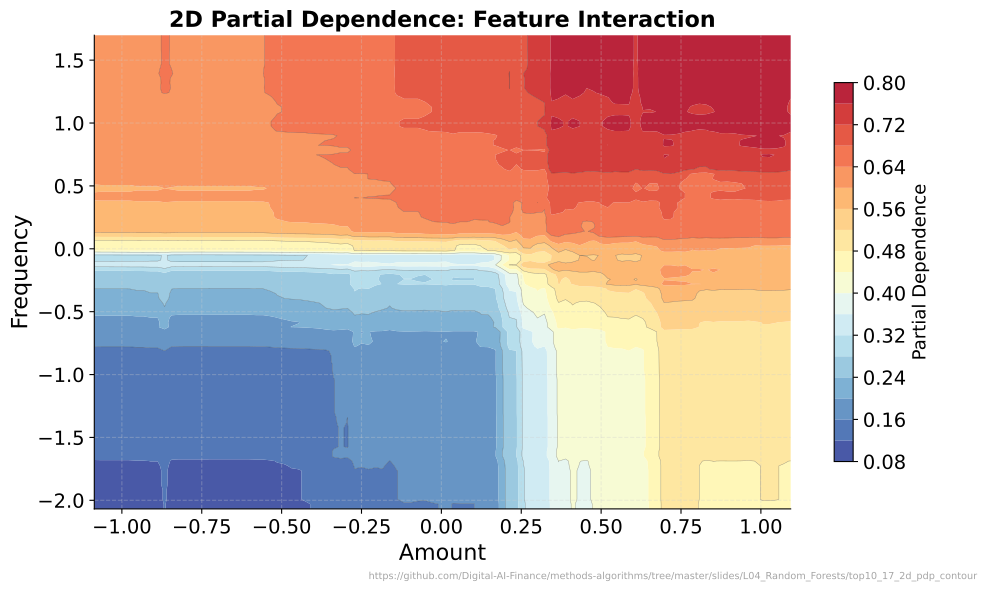

The Python source for this figure:
"""2D Partial Dependence: Feature Interaction"""
import matplotlib.pyplot as plt
import numpy as np
from pathlib import Path
from sklearn.datasets import make_classification
from sklearn.ensemble import RandomForestClassifier
from sklearn.inspection import partial_dependence
import sys
sys.path.insert(0, str(Path(__file__).resolve().parents[3] / 'templates'))
from chart_style import apply_style, COLORS, MLPURPLE, MLBLUE, MLORANGE, MLGREEN, MLRED, MLLAVENDER
apply_style()

CHART_METADATA = {
    'title': '2D Partial Dependence: Feature Interaction',
    'description': 'Contour plot of joint partial dependence for two features',
    'url': 'https://github.com/Digital-AI-Finance/methods-algorithms/tree/master/slides/L04_Random_Forests/top10_17_2d_pdp_contour'
}


feature_names = ['Amount', 'Frequency', 'Distance', 'Time', 'Device']
X, y = make_classification(n_samples=1000, n_features=5, n_informative=3, random_state=42)

clf = RandomForestClassifier(n_estimators=200, random_state=42)
clf.fit(X, y)

pdp_result = partial_dependence(clf, X, features=[0, 1], kind='average')
pd_values = pdp_result['average'][0]
grid_0 = pdp_result['grid_values'][0]
grid_1 = pdp_result['grid_values'][1]

XX, YY = np.meshgrid(grid_0, grid_1)

fig, ax = plt.subplots(figsize=(10, 6))

contour = ax.contourf(XX, YY, pd_values.T, levels=20, cmap='RdYlBu_r', alpha=0.9)
cbar = plt.colorbar(contour, ax=ax, shrink=0.8)
cbar.set_label('Partial Dependence', fontsize=13)

ax.contour(XX, YY, pd_values.T, levels=10, colors='k', linewidths=0.3, alpha=0.4)

ax.set_xlabel(f"{feature_names[0]}")
ax.set_ylabel(f"{feature_names[1]}")
ax.set_title("2D Partial Dependence: Feature Interaction", fontsize=16, fontweight='bold')

plt.figtext(0.99, 0.01, CHART_METADATA['url'], fontsize=7, color='gray', ha='right', va='bottom', alpha=0.7)
plt.tight_layout()
plt.savefig(Path(__file__).parent / 'chart.pdf', dpi=300, bbox_inches='tight', facecolor='white')
plt.close()
print("Chart saved: top10_17_2d_pdp_contour/chart.pdf")
